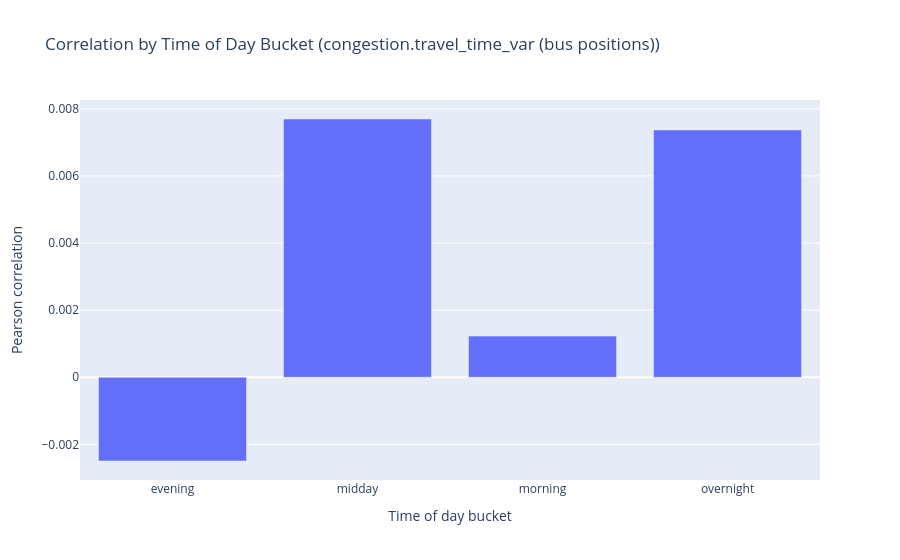

The cell this chart's notebook holds for it:
### Markdown cell above
### 4.2 Correlation Analysis
Pickup count vs travel time variance faceted by time-of-day.

### Code cell
source = resolve_congestion_source()

query = f"""
WITH joined AS (
    SELECT
        d.hour,
        d.route_id,
        d.volume::float AS volume,
        c.{source['value_col']}::float AS travel_time_var,
        EXTRACT(HOUR FROM d.hour)::int AS hour_of_day
    FROM demand d
    INNER JOIN {source['table']} c
        ON d.hour = c.hour
       AND d.route_id = c.{source['join_col']}
    WHERE c.{source['value_col']} IS NOT NULL
)
SELECT * FROM joined
"""
df_joined = query_to_df(query)

print(df_joined.describe())
print(f"joined rows: {df_joined.height}")

if df_joined.is_empty():
    print("No joined rows available for correlation analysis.")
else:
    corr_overall = df_joined.select(pl.corr("volume", "travel_time_var").alias("corr")).item()
    print(f"Overall Pearson correlation (volume vs travel_time_var): {corr_overall:.4f}")

    corr_by_bucket = (
        df_joined.with_columns(
            pl.when(pl.col("hour_of_day").is_between(6, 11))
            .then(pl.lit("morning"))
            .when(pl.col("hour_of_day").is_between(12, 16))
            .then(pl.lit("midday"))
            .when(pl.col("hour_of_day").is_between(17, 21))
            .then(pl.lit("evening"))
            .otherwise(pl.lit("overnight"))
            .alias("tod_bucket")
        )
        .group_by("tod_bucket")
        .agg(pl.corr("volume", "travel_time_var").alias("corr"))
        .sort("tod_bucket")
    )
    print(corr_by_bucket)

    fig_corr = px.bar(
        corr_by_bucket.to_pandas(),
        x="tod_bucket",
        y="corr",
        title=f"Correlation by Time of Day Bucket ({source['source_label']})",
        labels={"tod_bucket": "Time of day bucket", "corr": "Pearson correlation"},
    )
    render_fig(fig_corr)

### Figure 1 — Plotly figure (JSON) as saved in the notebook; plotly's stock layout.template omitted (floating-point values rounded to 4 significant figures)
{"data": [{"alignmentgroup": "True", "hovertemplate": "Time of day bucket=%{x}<br>Pearson correlation=%{y}<extra></extra>", "legendgroup": "", "marker": {"color": "#636efa", "pattern": {"shape": ""}}, "name": "", "offsetgroup": "", "orientation": "v", "showlegend": false, "textposition": "auto", "type": "bar", "x": ["evening", "midday", "morning", "overnight"], "xaxis": "x", "y": [-0.002497, 0.007696, 0.001225, 0.00737], "yaxis": "y"}], "layout": {"barmode": "relative", "legend": {"tracegroupgap": 0}, "title": {"text": "Correlation by Time of Day Bucket (congestion.travel_time_var (bus positions))"}, "xaxis": {"anchor": "y", "domain": [0, 1], "title": {"text": "Time of day bucket"}}, "yaxis": {"anchor": "x", "domain": [0, 1], "title": {"text": "Pearson correlation"}}}}
